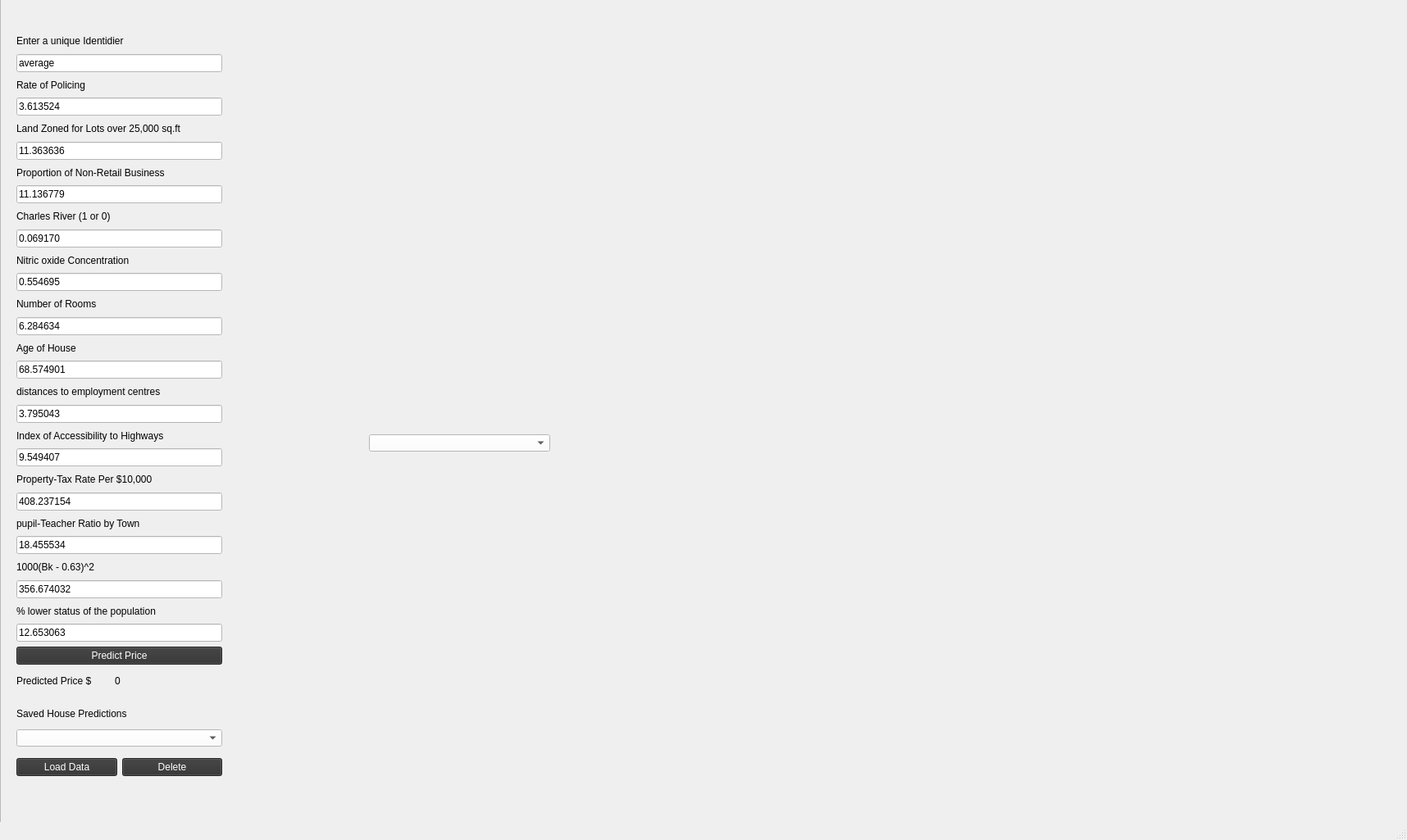
<?xml version="1.0" encoding="UTF-8"?>
<ui version="4.0">
 <class>MainWindow</class>
 <widget class="QMainWindow" name="MainWindow">
  <property name="geometry">
   <rect>
    <x>0</x>
    <y>0</y>
    <width>1716</width>
    <height>1025</height>
   </rect>
  </property>
  <property name="windowTitle">
   <string>MainWindow</string>
  </property>
  <widget class="QWidget" name="centralwidget">
   <widget class="QFrame" name="frame">
    <property name="geometry">
     <rect>
      <x>0</x>
      <y>-70</y>
      <width>1741</width>
      <height>1091</height>
     </rect>
    </property>
    <property name="styleSheet">
     <string notr="true">QFrame
{
background-color: rgb(239, 239, 239);
}
QVBoxLayout{
background-color: rgb(143, 143, 143);

}

QLineEdit, QComboBox
{
color: rgb(0, 0, 0);
background-color: rgb(255, 255, 255);

}

QPushButton {
	
	color: rgb(255, 255, 255);
	background-color: rgb(50, 50, 50);
}
</string>
    </property>
    <property name="frameShape">
     <enum>QFrame::StyledPanel</enum>
    </property>
    <property name="frameShadow">
     <enum>QFrame::Raised</enum>
    </property>
    <widget class="QWidget" name="verticalLayoutWidget_2">
     <property name="geometry">
      <rect>
       <x>20</x>
       <y>110</y>
       <width>251</width>
       <height>771</height>
      </rect>
     </property>
     <layout class="QVBoxLayout" name="verticalLayout_2">
      <item>
       <widget class="QLabel" name="l0">
        <property name="text">
         <string>Enter a unique Identidier</string>
        </property>
       </widget>
      </item>
      <item>
       <widget class="QLineEdit" name="i0_2">
        <property name="font">
         <font>
          <weight>50</weight>
          <bold>false</bold>
         </font>
        </property>
        <property name="styleSheet">
         <string notr="true"/>
        </property>
        <property name="text">
         <string>average</string>
        </property>
        <property name="maxLength">
         <number>12</number>
        </property>
       </widget>
      </item>
      <item>
       <widget class="QLabel" name="l1">
        <property name="styleSheet">
         <string notr="true"/>
        </property>
        <property name="text">
         <string>Rate of Policing</string>
        </property>
       </widget>
      </item>
      <item>
       <widget class="QLineEdit" name="i1">
        <property name="text">
         <string>3.613524</string>
        </property>
       </widget>
      </item>
      <item>
       <widget class="QLabel" name="l2">
        <property name="text">
         <string>Land Zoned for Lots over 25,000 sq.ft</string>
        </property>
       </widget>
      </item>
      <item>
       <widget class="QLineEdit" name="i2">
        <property name="text">
         <string>11.363636</string>
        </property>
       </widget>
      </item>
      <item>
       <widget class="QLabel" name="l3">
        <property name="text">
         <string>Proportion of Non-Retail Business</string>
        </property>
       </widget>
      </item>
      <item>
       <widget class="QLineEdit" name="i3">
        <property name="text">
         <string>11.136779</string>
        </property>
       </widget>
      </item>
      <item>
       <widget class="QLabel" name="l4">
        <property name="text">
         <string>Charles River (1 or 0)</string>
        </property>
       </widget>
      </item>
      <item>
       <widget class="QLineEdit" name="i4">
        <property name="text">
         <string>0.069170	</string>
        </property>
       </widget>
      </item>
      <item>
       <widget class="QLabel" name="l5">
        <property name="text">
         <string>Nitric oxide Concentration</string>
        </property>
       </widget>
      </item>
      <item>
       <widget class="QLineEdit" name="i5">
        <property name="text">
         <string>0.554695	</string>
        </property>
       </widget>
      </item>
      <item>
       <widget class="QLabel" name="l6">
        <property name="text">
         <string>Number of Rooms</string>
        </property>
       </widget>
      </item>
      <item>
       <widget class="QLineEdit" name="i6">
        <property name="text">
         <string>6.284634	</string>
        </property>
       </widget>
      </item>
      <item>
       <widget class="QLabel" name="l7">
        <property name="text">
         <string>Age of House</string>
        </property>
       </widget>
      </item>
      <item>
       <widget class="QLineEdit" name="i7">
        <property name="text">
         <string>68.574901</string>
        </property>
       </widget>
      </item>
      <item>
       <widget class="QLabel" name="l8">
        <property name="text">
         <string>distances to employment centres</string>
        </property>
       </widget>
      </item>
      <item>
       <widget class="QLineEdit" name="i8">
        <property name="text">
         <string>3.795043	</string>
        </property>
       </widget>
      </item>
      <item>
       <widget class="QLabel" name="l9">
        <property name="text">
         <string>Index of Accessibility to Highways</string>
        </property>
       </widget>
      </item>
      <item>
       <widget class="QLineEdit" name="i9">
        <property name="text">
         <string>9.549407	</string>
        </property>
       </widget>
      </item>
      <item>
       <widget class="QLabel" name="l10">
        <property name="text">
         <string>Property-Tax Rate Per $10,000</string>
        </property>
       </widget>
      </item>
      <item>
       <widget class="QLineEdit" name="i10">
        <property name="text">
         <string>408.237154	</string>
        </property>
       </widget>
      </item>
      <item>
       <widget class="QLabel" name="l11">
        <property name="text">
         <string>pupil-Teacher Ratio by Town</string>
        </property>
       </widget>
      </item>
      <item>
       <widget class="QLineEdit" name="i11">
        <property name="text">
         <string>18.455534</string>
        </property>
       </widget>
      </item>
      <item>
       <widget class="QLabel" name="l12">
        <property name="text">
         <string>1000(Bk - 0.63)^2</string>
        </property>
       </widget>
      </item>
      <item>
       <widget class="QLineEdit" name="i12">
        <property name="text">
         <string>356.674032	</string>
        </property>
       </widget>
      </item>
      <item>
       <widget class="QLabel" name="l13">
        <property name="text">
         <string>% lower status of the population</string>
        </property>
       </widget>
      </item>
      <item>
       <widget class="QLineEdit" name="i13">
        <property name="text">
         <string>12.653063 </string>
        </property>
       </widget>
      </item>
      <item>
       <widget class="QPushButton" name="predict">
        <property name="text">
         <string>Predict Price</string>
        </property>
       </widget>
      </item>
     </layout>
    </widget>
    <widget class="QWidget" name="horizontalLayoutWidget_2">
     <property name="geometry">
      <rect>
       <x>290</x>
       <y>40</y>
       <width>1321</width>
       <height>591</height>
      </rect>
     </property>
     <layout class="QHBoxLayout" name="horizontalLayout_4">
      <item>
       <widget class="MplWidget" name="widget" native="true"/>
      </item>
      <item>
       <widget class="MplWidget" name="widget_2" native="true"/>
      </item>
     </layout>
    </widget>
    <widget class="QWidget" name="horizontalLayoutWidget_4">
     <property name="geometry">
      <rect>
       <x>20</x>
       <y>990</y>
       <width>251</width>
       <height>32</height>
      </rect>
     </property>
     <layout class="QHBoxLayout" name="horizontalLayout_6">
      <item>
       <widget class="QPushButton" name="load">
        <property name="text">
         <string>Load Data</string>
        </property>
       </widget>
      </item>
      <item>
       <widget class="QPushButton" name="dele">
        <property name="text">
         <string>Delete</string>
        </property>
       </widget>
      </item>
     </layout>
    </widget>
    <widget class="MplWidget" name="widget_3" native="true">
     <property name="geometry">
      <rect>
       <x>270</x>
       <y>550</y>
       <width>1381</width>
       <height>541</height>
      </rect>
     </property>
     <widget class="QComboBox" name="selectFeature">
      <property name="geometry">
       <rect>
        <x>180</x>
        <y>50</y>
        <width>221</width>
        <height>21</height>
       </rect>
      </property>
     </widget>
    </widget>
    <widget class="QLabel" name="label">
     <property name="geometry">
      <rect>
       <x>20</x>
       <y>890</y>
       <width>121</width>
       <height>21</height>
      </rect>
     </property>
     <property name="styleSheet">
      <string notr="true">font: 15pt &quot;.AppleSystemUIFont&quot;;</string>
     </property>
     <property name="text">
      <string>Predicted Price $</string>
     </property>
    </widget>
    <widget class="QLabel" name="prediction">
     <property name="geometry">
      <rect>
       <x>140</x>
       <y>890</y>
       <width>111</width>
       <height>21</height>
      </rect>
     </property>
     <property name="styleSheet">
      <string notr="true">font: 15pt &quot;.AppleSystemUIFont&quot;;</string>
     </property>
     <property name="text">
      <string>0</string>
     </property>
    </widget>
    <widget class="QComboBox" name="savedHouses">
     <property name="geometry">
      <rect>
       <x>20</x>
       <y>960</y>
       <width>251</width>
       <height>21</height>
      </rect>
     </property>
    </widget>
    <widget class="QLabel" name="label_3">
     <property name="geometry">
      <rect>
       <x>20</x>
       <y>930</y>
       <width>239</width>
       <height>21</height>
      </rect>
     </property>
     <property name="text">
      <string>Saved House Predictions</string>
     </property>
    </widget>
   </widget>
  </widget>
  <widget class="QStatusBar" name="statusBar"/>
 </widget>
 <customwidgets>
  <customwidget>
   <class>MplWidget</class>
   <extends>QWidget</extends>
   <header>mplwidget</header>
   <container>1</container>
  </customwidget>
 </customwidgets>
 <resources/>
 <connections/>
</ui>
